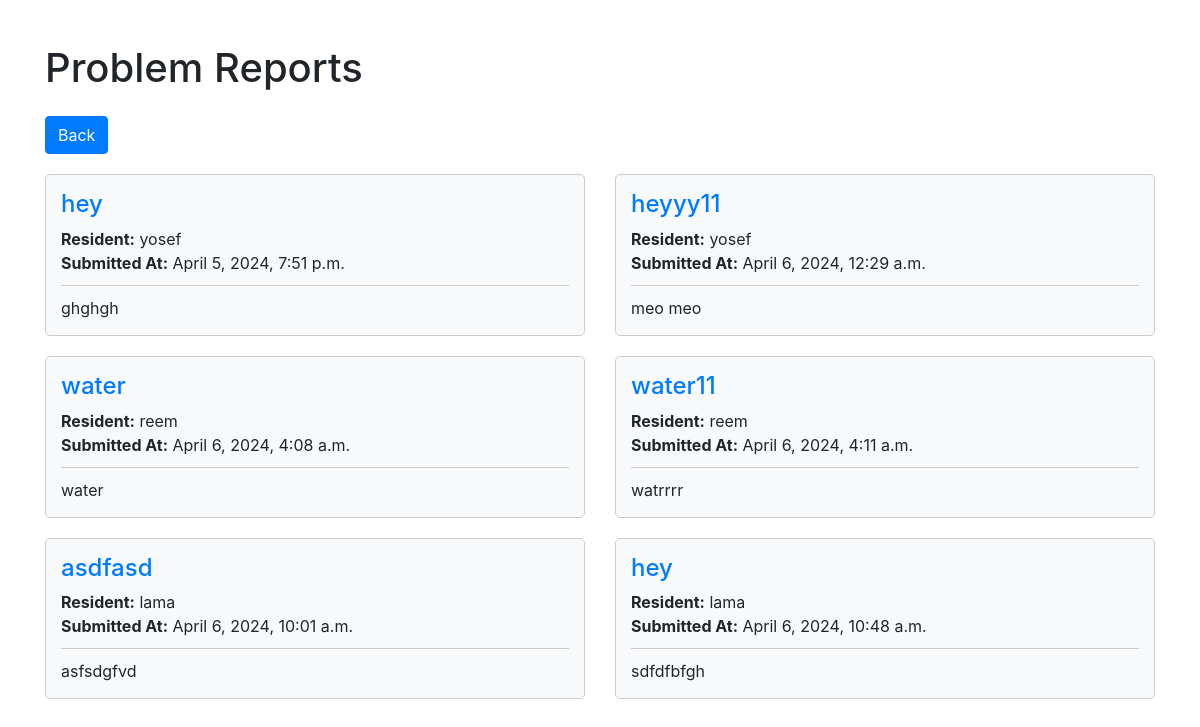
Before: /problem-reports/ with the older database file.
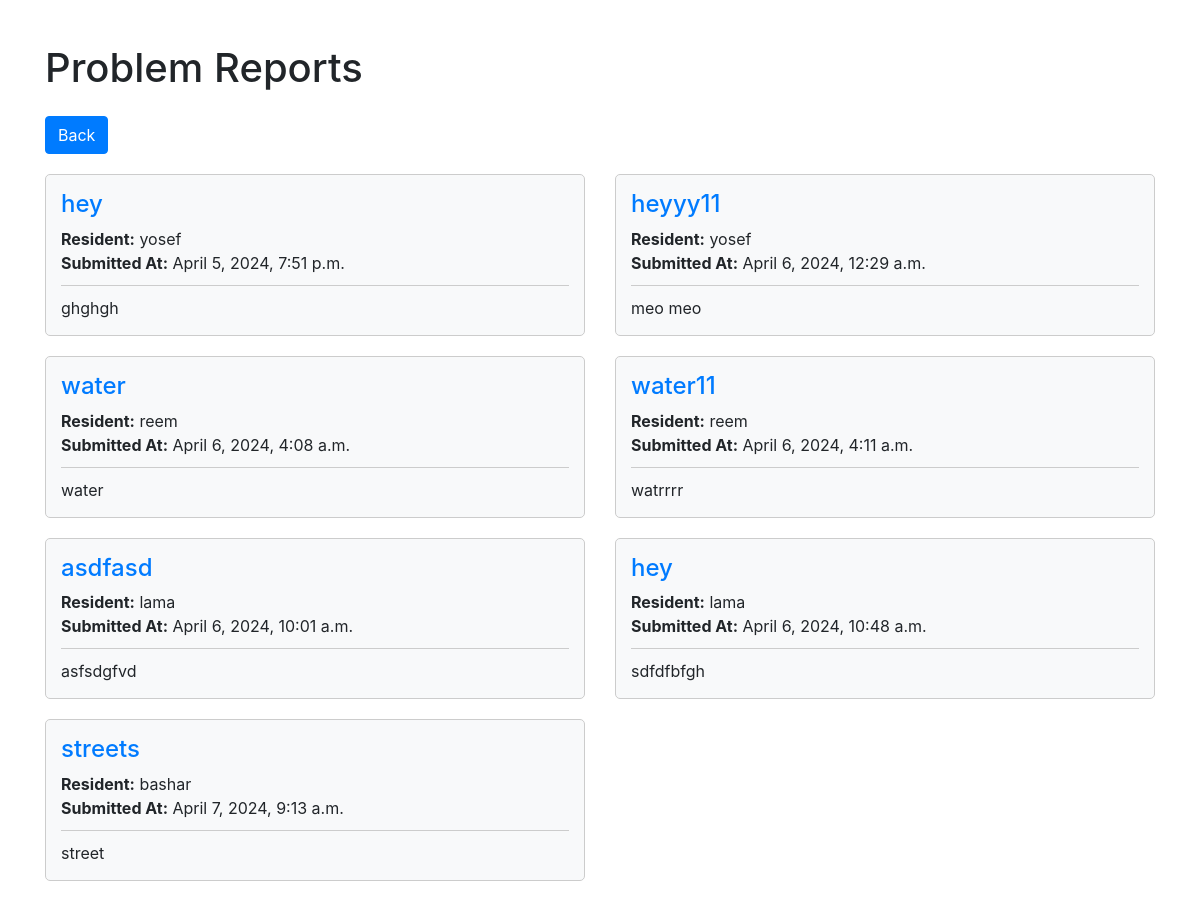
After: the same page with the newer database file.
### core/models.py (models this page shows, shortened)
class ResidentMessage(models.Model):
    resident = models.ForeignKey(User, on_delete=models.CASCADE)
    subject = models.CharField(max_length=200)
    message = models.TextField()
    timestamp = models.DateTimeField(auto_now_add=True)

### core/views.py (the view)
# urls.py: path('problem-reports/', view_problem_reports, name='problem_reports'),
def view_problem_reports(request):
    problem_reports = ResidentMessage.objects.all()
    context = {
        'problem_reports': problem_reports}
    return render(request, 'problem_reports.html', context)

### Template/problem_reports.html (shortened to what this page needs)
<!DOCTYPE html>
<html lang="en">
<head>
    <link rel="stylesheet" href="https://stackpath.bootstrapcdn.com/bootstrap/4.5.2/css/bootstrap.min.css">
</head>
<body>
    <div class="container">
        <h1 class="mt-4 mb-4">Problem Reports</h1>
        <a href="{% url 'EmployeeM' %}" class="btn btn-primary back-btn">Back</a>
        <div class="row">
            {% for report in problem_reports %}
            <div class="col-lg-6">
                <div class="report-card">
                    <h4>{{ report.subject }}</h4>
                    <p><strong>Resident:</strong> {{ report.resident }}</p>
                    <p><strong>Submitted At:</strong> {{ report.timestamp }}</p>
                    <hr>
                    <p>{{ report.message }}</p>
                </div>
            </div>
            {% endfor %}
        </div>
    </div>
</body>
</html>

### Template/problem_reports.html (style rules this page uses)
body { padding: 20px; background-image: url('https://static.vecteezy.com/system/resources/previews/005/592/190/non_2x/illustration-flat-linear-style-problem-solving-concept-idea-bulb-between-question-marks-on-gray-background-free-vector.jpg'); background-size: cover; }
.report-card { border: 1px solid #ccc; border-radius: 5px; margin-bottom: 20px; padding: 15px; background-color: #f8f9fa; }
.report-card h4 { color: #007bff; }
.report-card p { margin-bottom: 0; }
.report-card hr { margin: 10px 0; border: none; border-top: 1px solid #ccc; }
.back-btn { margin-bottom: 20px; }

Changed rows visible on the page:
added ResidentMessage: subject "streets", resident "bashar", timestamp "April 7, 2024, 9:13 a.m.", message "street"
